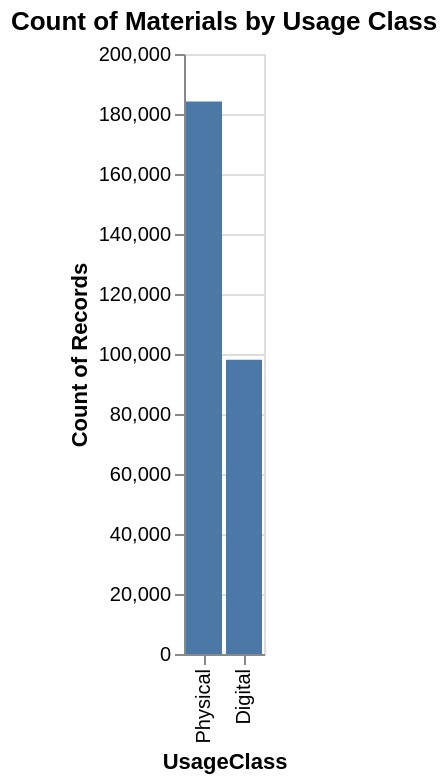

The cell this chart's notebook holds for it:
### Code cell
import altair as alt

# Visualization 2: Count of UsageClass
chart_usageclass_task1 = alt.Chart(seattle_df).mark_bar().encode(
    x=alt.X('UsageClass', sort='-y'),
    y='count()',
    tooltip=['UsageClass', 'count()']
).properties(
    title='Count of Materials by Usage Class'
).interactive()

display(chart_usageclass_task1)

### Figure 1 — Vega specification as saved in the notebook (floating-point values rounded to 4 significant figures)
{"$schema": "https://vega.github.io/schema/vega/v5.json", "data": [{"name": "param_10_store"}, {"name": "source_0"}, {"name": "data_0", "values": [{"UsageClass": "Physical", "__count": 184181}, {"UsageClass": "Digital", "__count": 98106}]}, {"name": "source_0_x_domain_UsageClass", "values": [{"UsageClass": "Physical", "sort_field": 184181}, {"UsageClass": "Digital", "sort_field": 98106}]}, {"name": "data_0_y_domain___count", "values": [{"min": 98106, "max": 184181}]}], "signals": [{"name": "x_step", "value": 20}, {"name": "width", "update": "bandspace(domain('x').length, 0.1, 0.05) * x_step"}, {"name": "unit", "value": {}, "on": [{"events": "pointermove", "update": "isTuple(group()) ? group() : unit"}]}, {"name": "param_10", "update": "vlSelectionResolve(\"param_10_store\", \"union\")"}, {"name": "param_10_UsageClass", "on": [{"events": [{"source": "view", "type": "dblclick"}], "update": "null"}, {"events": {"signal": "param_10_translate_delta"}, "update": "panLinear(param_10_translate_anchor.extent_x, -param_10_translate_delta.x / width)"}, {"events": {"signal": "param_10_zoom_delta"}, "update": "zoomLinear(domain(\"x\"), param_10_zoom_anchor.x, param_10_zoom_delta)"}]}, {"name": "param_10_tuple", "on": [{"events": [{"signal": "param_10_UsageClass"}], "update": "param_10_UsageClass ? {unit: \"\", fields: param_10_tuple_fields, values: [param_10_UsageClass]} : null"}]}, {"name": "param_10_tuple_fields", "value": [{"field": "UsageClass", "channel": "x", "type": "E"}]}, {"name": "param_10_translate_anchor", "value": {}, "on": [{"events": [{"source": "scope", "type": "pointerdown"}], "update": "{x: x(unit), y: y(unit), extent_x: domain(\"x\")}"}]}, {"name": "param_10_translate_delta", "value": {}, "on": [{"events": [{"source": "window", "between": [{"source": "scope", "type": "pointerdown"}, {"source": "window", "type": "pointerup"}], "consume": true, "type": "pointermove"}], "update": "{x: param_10_translate_anchor.x - x(unit), y: param_10_translate_anchor.y - y(unit)}"}]}, {"name": "param_10_zoom_anchor", "on": [{"events": [{"source": "scope", "consume": true, "type": "wheel"}], "update": "{x: invert(\"x\", x(unit)), y: invert(\"y\", y(unit))}"}]}, {"name": "param_10_zoom_delta", "on": [{"events": [{"source": "scope", "consume": true, "type": "wheel"}], "update": "pow(1.001, event.deltaY * pow(16, event.deltaMode))", "force": true}]}, {"name": "param_10_modify", "on": [{"events": {"signal": "param_10_tuple"}, "update": "modify(\"param_10_store\", param_10_tuple, true)"}]}], "marks": [{"type": "rect", "name": "marks", "from": {"data": "data_0"}, "encode": {"update": {"tooltip": {"signal": "{\"UsageClass\": isValid(datum[\"UsageClass\"]) ? datum[\"UsageClass\"] : \"\"+datum[\"UsageClass\"], \"Count of Records\": format(datum[\"__count\"], \"\")}"}, "y2": {"value": 0, "scale": "y"}, "fill": {"value": "#4c78a8"}, "x": {"field": "UsageClass", "scale": "x"}, "y": {"field": "__count", "scale": "y"}, "width": {"signal": "max(0.25, bandwidth('x'))"}}}, "interactive": true, "style": ["bar"]}], "scales": [{"name": "x", "type": "band", "domain": {"data": "source_0_x_domain_UsageClass", "field": "UsageClass", "sort": {"op": "max", "field": "sort_field", "order": "descending"}}, "range": {"step": {"signal": "x_step"}}, "paddingOuter": 0.05, "paddingInner": 0.1}, {"name": "y", "type": "linear", "domain": [{"signal": "(data(\"data_0_y_domain___count\")[0] || {}).min"}, {"signal": "(data(\"data_0_y_domain___count\")[0] || {}).max"}], "range": [{"signal": "height"}, 0], "zero": true, "nice": true}], "axes": [{"scale": "y", "ticks": false, "maxExtent": 0, "aria": false, "orient": "left", "labels": false, "grid": true, "tickCount": {"signal": "ceil(height/40)"}, "zindex": 0, "domain": false, "minExtent": 0, "gridScale": "x"}, {"scale": "x", "labelAngle": 270, "zindex": 0, "labelBaseline": "middle", "orient": "bottom", "labelAlign": "right", "grid": false, "title": "UsageClass"}, {"scale": "y", "title": "Count of Records", "labelOverlap": true, "orient": "left", "tickCount": {"signal": "ceil(height/40)"}, "zindex": 0, "grid": false}], "title": {"text": "Count of Materials by Usage Class", "frame": "group"}, "background": "white", "padding": 5, "style": "cell", "height": 300}
